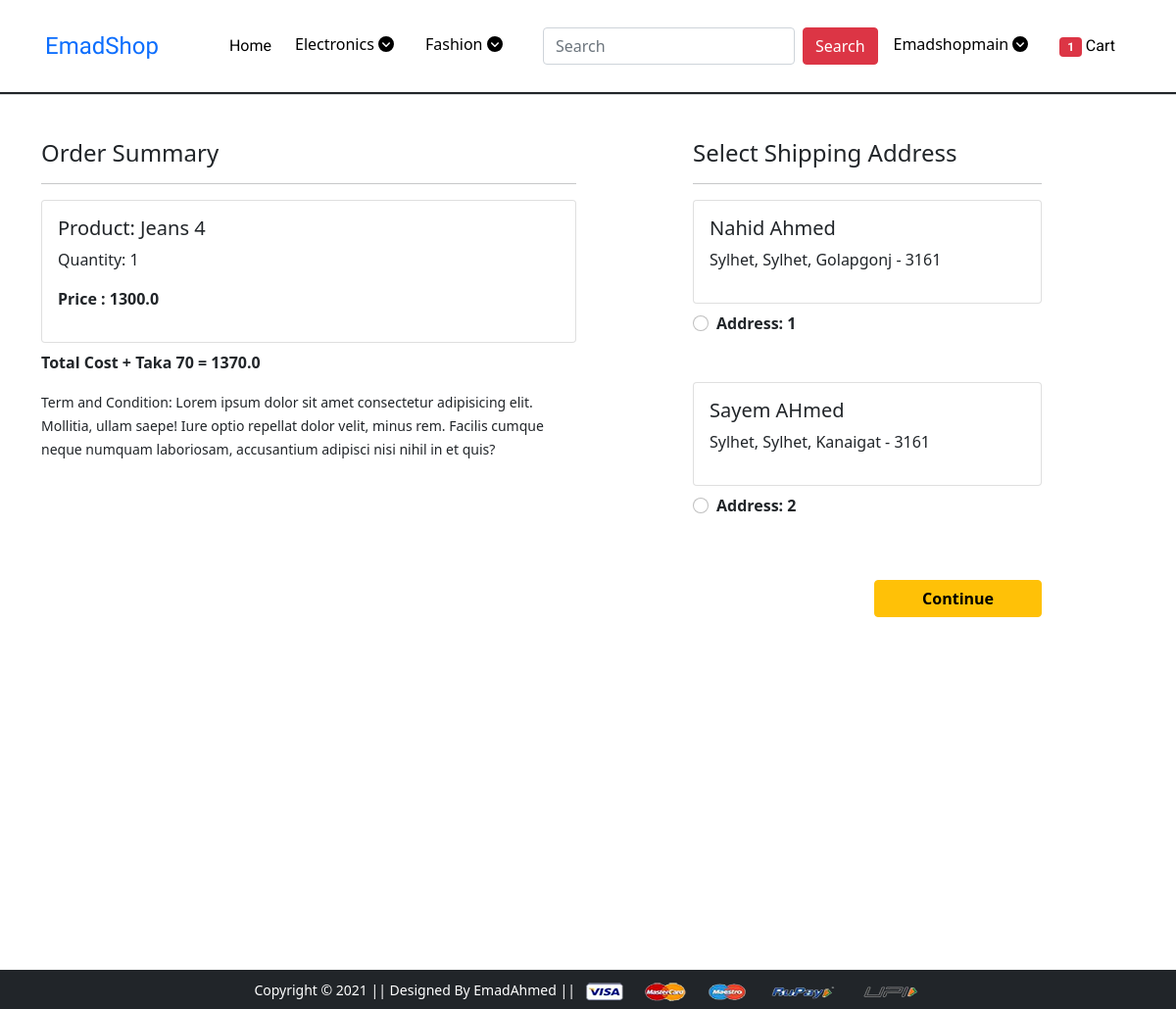
Screenshot of /checkout/ (signed in) with the database file from the repository.
### app/models.py (models this page shows, shortened)
class Cart(models.Model):
    user = models.ForeignKey(User, on_delete=models.CASCADE)
    product = models.ForeignKey(Product, on_delete=models.CASCADE)
    quantity = models.PositiveBigIntegerField(default=1)
    @property
    def total_cost(self):
        return self.quantity * self.product.discounted_price

class Product(models.Model):
    title = models.CharField(max_length=100)
    selling_price = models.FloatField()
    discounted_price = models.FloatField()
    description = models.TextField()
    brand = models.CharField(max_length=100)
    category = models.CharField(choices=CATEGORY_CHOICES, max_length=2)
    product_image = models.ImageField(upload_to='productimg')

class Customer(models.Model):
    user = models.ForeignKey(User, on_delete=models.CASCADE)
    name = models.CharField(max_length=200)
    locality = models.CharField(max_length=200)
    city = models.CharField(max_length=50)
    zipcode = models.IntegerField()
    state = models.CharField(choices=STATE_CHOICES, max_length=50)

### app/views.py (the view)
# urls.py: path('checkout/', views.checkout, name='checkout'),
@login_required
def checkout(request):
    user = request.user
    add = Customer.objects.filter(user=user)
    cart_items = Cart.objects.filter(user=user)
    amount = 0.0
    shiping_amount = 70.0
    total_amount = 0.0
    cart_product = [p for p in Cart.objects.all() if p.user ==
                    request.user]
    if cart_product:
        for p in cart_product:
            tempamount = (p.quantity * p.product.discounted_price)
            amount += tempamount
        total_amount += amount + shiping_amount
    if request.user.is_authenticated:
        cart = Cart.objects.filter(user=request.user)
        return render(request, 'app/checkout.html', {'add': add, 'total_amount': total_amount, 'cart_items': cart_items, 'tcart': cart})
    return render(request, 'app/checkout.html', {'add': add, 'total_amount': total_amount, 'cart_items': cart_items})

### app/templates/app/checkout.html (shortened to what this page needs)
{% extends 'app/base.html' %}
{% load static %}
{% block main-content %}
<div class="container" style="height: 100vh;">
  <div class="row mt-5">
    <div class="col-sm-6">
      <h4>Order Summary</h4>
      <hr>
      {% for item in cart_items %}
      <div class="card mb-2">
        <div class="card-body">
          <h5>Product: {{item.product.title}}</h5>
          <p>Quantity: {{item.quantity}}</p>
          <p class="fw-bold">Price : {{item.total_cost}}</p>
        </div>
      </div>
      {% endfor %}
      <p class="fw-bold"> Total Cost + Taka 70 = {{total_amount}}</p>
      <small>Term and Condition: Lorem ipsum dolor sit amet consectetur adipisicing elit. Mollitia, ullam saepe! Iure
        optio repellat dolor velit, minus rem. Facilis cumque neque numquam laboriosam, accusantium adipisci nisi nihil
        in et quis?</small>
    </div>
    <div class="col-sm-4 offset-sm-1">
      <h4>Select Shipping Address</h4>
      <hr>
      <form action="/paymentdone">
        {% for ad in add %}
        <div class="card">
          <div class="card-body">
            <h5>{{ad.name}}</h5>
            <p>{{ad.locality}}, {{ad.city}}, {{ad.state}} - {{ad.zipcode}}</p>
          </div>
        </div>
        <div class="form-check mt-2 mb-5">
          <input class="form-check-input" type="radio" value="{{ad.id}}" name="custid" id="custadd{{forloop.counter}}">
          <label class="form-check-label fw-bold" for="">
            Address: {{forloop.counter}} </label>
        </div>
        {% endfor %}
        <div class="text-end">
          <button type="submit" class="btn btn-warning mt-3 px-5 fw-bold">Continue</button>
        </div>
      </form>
    </div>
  </div>
</div>
{% endblock main-content %}

### app/templates/app/base.html (shortened to what this page needs)
<!doctype html>
{% load static %}
<html lang="en">
<head>
  <link href="https://cdn.jsdelivr.net/npm/bootstrap@5.0.0-beta1/dist/css/bootstrap.min.css" rel="stylesheet"
>
  <link rel="stylesheet" href="{% static 'app/css/owl.carousel.min.css' %}">
  <link rel="stylesheet" href="{% static 'app/css/main.css' %}">
  <link rel="stylesheet" href="{% static 'app/css/all.min.css' %}">
  <link rel="stylesheet" href="{% static 'app/css/style.css' %}">
</head>
{% load total_cart %}
<body>
  <nav class="navbar navbar-expand-lg mb-2">
    <div class="container  p-3">
      <a class="navbar-brand" href="/">EmadShop</a>
      <div class="collapse navbar-collapse" id="navbarSupportedContent">
        <ul class="navbar-nav me-auto mb-2 mb-lg-0 ms-5">
          <li class="nav-item">
            <a class="nav-link" aria-current="page" href="/" style="color: black;">Home</a>
          </li>
          <div class="dropdown">
            <a href="" class="dropbtn" href="#" id="electronicsDropdown">Electronics <i
                class="fas fa-chevron-circle-down"></i></a>
          </div>
          <div class="dropdown">
            <a href="" class="dropbtn" href="#" id="fashionDropdown">Fashion <i
                class="fas fa-chevron-circle-down"></i></a>
          </div>
        </ul>
        <form class="d-flex" action="/searchhresult">
          <input class="form-control me-2" type="search" placeholder="Search" name="search" aria-label="Search">
          <button class="btn btn-danger" type="submit">Search</button>
        </form>
        <div>
          <ul class="navbar-nav me-auto mb-2 mb-lg-0">
            {% if request.user.is_authenticated %}
            <div class="dropdown">
              <a href="" class="dropbtn" href="#" id="profileDropdown"> {{request.user.username|capfirst}} <i
                  class="fas fa-chevron-circle-down"></i></a>
            </div>
            <li class="nav-item mx-2">
              <a href="{% url 'show_cart' %}" class="nav-link"><span class="badge bg-danger">{{tcart|length}}</span>
                Cart
              </a>
            </li>
            {% endif %}
          </ul>
        </div>
      </div>
    </div>
  </nav>
  {% block main-content %} {% endblock main-content %}
  <footer class="container-fluid  bg-dark text-center p-2 mt-5">
    <small class="text-white">Copyright &copy; 2021 || Designed By EmadAhmed || </small>
    <img src="{% static 'app/images/payment.png' %}" alt="" srcset="" class="img-fluid" height="2px">
  </footer>
</body>
</html>

### app/static/app/css/main.css (style rules this page uses)
nav { background-color: #ffffff; box-shadow: 1px 1px 1px 1px; }
.navbar-brand { font-family: 'Odibee Sans', cursive; font-size: 1.5rem; }
nav ul li a { font-family: 'Roboto', sans-serif; color: black; }
.dropbtn { color: black; padding: 16px; font-size: 16px; border: none; }
.dropdown { position: relative; display: inline-block; margin-top: 5.5px; }
.dropbtn { text-decoration: none; }

### rows the page displays
Cart: product "Jeans 4", quantity "1", total_cost "1300.0"
Customer: name "Nahid Ahmed", locality "Sylhet", city "Sylhet", state "Golapgonj", zipcode "3161"
Customer: name "Sayem AHmed", locality "Sylhet", city "Sylhet", state "Kanaigat", zipcode "3161"

### other values shown
{{ request.user.username|capfirst }} "Emadshopmain"
{{ tcart|length }} "1"
{{ total_amount }} "1370.0"
